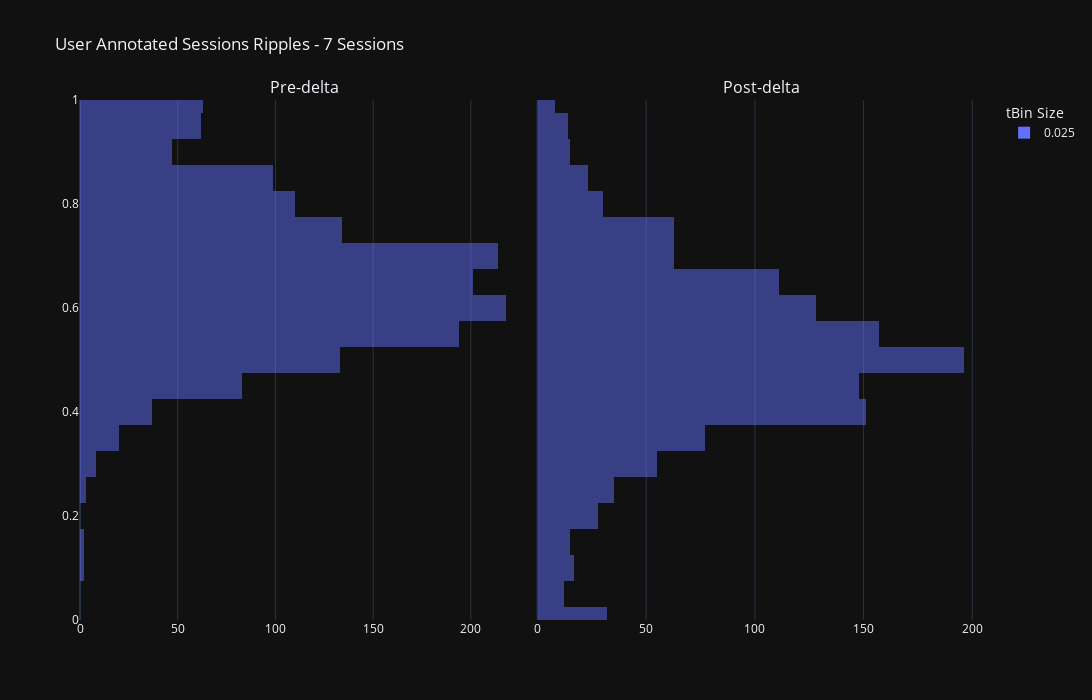

This figure's notebook cell:
### Code cell
concatenated_ripple_df = deepcopy(all_sessions_user_annotated_ripple_df).infer_objects()
ripple_title_prefix = "User Annotated Sessions Ripples"

# concatenated_ripple_df = deepcopy(user_approved_ripple_df)
# ripple_title_prefix = "User Selected Ripples Only"

# concatenated_ripple_df = deepcopy(user_rejected_ripple_df)
# ripple_title_prefix = "User Rejected Ripples Only"

# concatenated_ripple_df = deepcopy(df)


# Create a bubble chart for ripples
enabled_time_bin_sizes = None
ripple_num_unique_sessions: int = concatenated_ripple_df.session_name.nunique(dropna=True) # number of unique sessions, ignoring the NA entries
ripple_num_unique_time_bins: int = concatenated_ripple_df.time_bin_size.nunique(dropna=True)
ripple_title_string_suffix: str = f'{ripple_num_unique_sessions} Sessions'
ripple_title: str = f"{ripple_title_prefix} - {ripple_title_string_suffix}"
fig_ripples = _helper_build_figure(data_results_df=concatenated_ripple_df, histogram_bins=25, earliest_delta_aligned_t_start=earliest_delta_aligned_t_start, latest_delta_aligned_t_end=latest_delta_aligned_t_end, enabled_time_bin_sizes=enabled_time_bin_sizes, main_plot_mode='default', title=ripple_title)
fig_ripples.show()

# fig_to_clipboard(fig_ripples)

### Figure 1 — Plotly figure (JSON) as saved in the notebook; plotly's stock layout.template omitted (floating-point values rounded to 4 significant figures; data arrays with more than 128 entries replaced by an {"elided": "..."} marker saying what was removed)
{"data": [{"alignmentgroup": "True", "bingroup": "y", "hovertemplate": "time_bin_size=0.025<br>count=%{x}<br>P_Long=%{y}<extra></extra>", "legendgroup": "0.025", "marker": {"color": "#636efa", "opacity": 0.5, "pattern": {"shape": ""}}, "name": "0.025", "nbinsy": 25, "offsetgroup": "0.025", "orientation": "h", "showlegend": true, "type": "histogram", "xaxis": "x", "y": {"elided": "1640 float values"}, "yaxis": "y"}, {"alignmentgroup": "True", "bingroup": "y", "hovertemplate": "time_bin_size=0.025<br>count=%{x}<br>P_Long=%{y}<extra></extra>", "legendgroup": "0.025", "marker": {"color": "#636efa", "opacity": 0.5, "pattern": {"shape": ""}}, "name": "0.025", "nbinsy": 25, "offsetgroup": "0.025", "orientation": "h", "showlegend": false, "type": "histogram", "xaxis": "x2", "y": {"elided": "1380 float values"}, "yaxis": "y2"}], "layout": {"annotations": [{"font": {"size": 16}, "showarrow": false, "text": "Pre-delta", "x": 0.2475, "xanchor": "center", "xref": "paper", "y": 1, "yanchor": "bottom", "yref": "paper"}, {"font": {"size": 16}, "showarrow": false, "text": "Post-delta", "x": 0.7525, "xanchor": "center", "xref": "paper", "y": 1, "yanchor": "bottom", "yref": "paper"}], "barmode": "overlay", "height": 700, "legend": {"title": {"text": "tBin Size"}}, "title": {"text": "User Annotated Sessions Ripples - 7 Sessions"}, "width": 2048, "xaxis": {"anchor": "y", "domain": [0, 0.495]}, "xaxis2": {"anchor": "y2", "domain": [0.505, 1]}, "yaxis": {"anchor": "x", "domain": [0, 1], "range": [0, 1]}, "yaxis2": {"anchor": "x2", "domain": [0, 1], "matches": "y", "range": [0, 1], "showticklabels": false}}}
